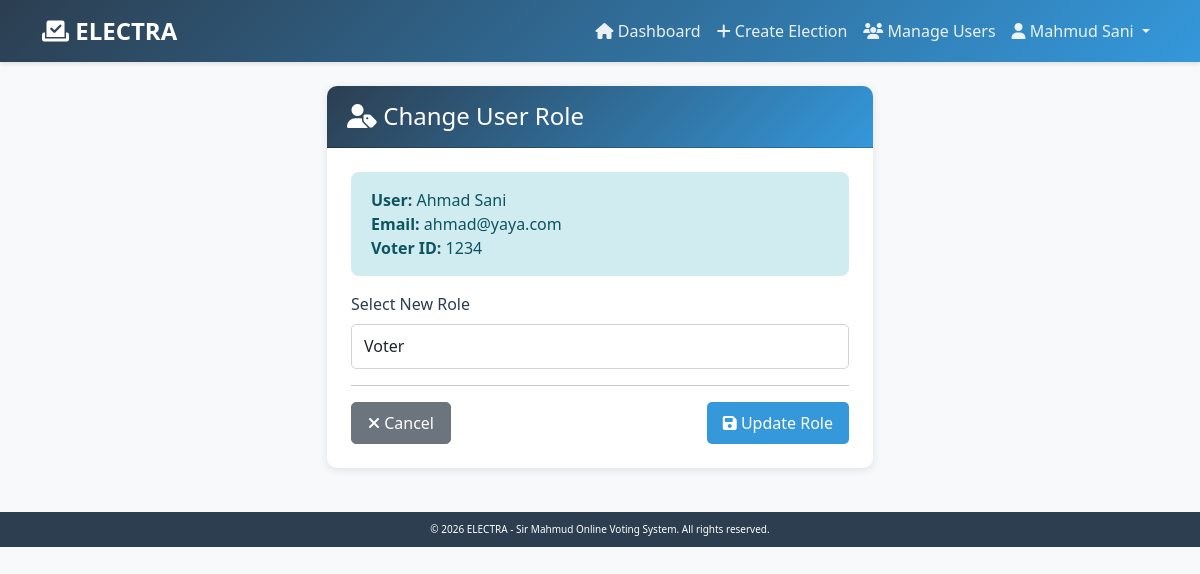
The page /super-admin/users/2/change-role/ (signed in) on the database its author committed.
### accounts/models.py (models this page shows, shortened)
class User(AbstractBaseUser, PermissionsMixin):
    ROLE_CHOICES = [
        ('voter', 'Voter'),
        ('admin', 'Admin'),
        ('super_admin', 'Super Admin'),
    ]
    email = models.EmailField(unique=True, max_length=255)
    voter_id = models.CharField(max_length=50, unique=True, db_index=True)
    first_name = models.CharField(max_length=100)
    last_name = models.CharField(max_length=100)
    role = models.CharField(max_length=20, choices=ROLE_CHOICES, default='voter')
    is_active = models.BooleanField(default=True)
    is_staff = models.BooleanField(default=False)
    date_joined = models.DateTimeField(auto_now_add=True)
    objects = UserManager()
    USERNAME_FIELD = 'email'
    REQUIRED_FIELDS = ['voter_id', 'first_name', 'last_name']
    class Meta:
        verbose_name = 'User'
        verbose_name_plural = 'Users'
        ordering = ['-date_joined']
    def get_full_name(self):
        return f"{self.first_name} {self.last_name}"
    def is_super_admin(self):
        return self.role == 'super_admin'

### voters/views.py (the view)
# urls.py: path('super-admin/users/<int:pk>/change-role/', views.change_user_role, name='change_user_role'),
@login_required
@super_admin_required
def change_user_role(request, pk):
    user = get_object_or_404(User, pk=pk)
    if request.method == 'POST':
        form = UserRoleForm(request.POST, instance=user)
        if form.is_valid():
            form.save()
            messages.success(
                request,
                f'Role updated for {user.get_full_name()}!'
            )
            return redirect('voters:manage_users')
    else:
        form = UserRoleForm(instance=user)
    return render(request, 'voters/change_user_role.html', {
        'form': form,
        'user_obj': user
    })

### accounts/forms.py
class UserRoleForm(forms.ModelForm):
    class Meta:
        model = User
        fields = ['role']
        widgets = {
            'role': forms.Select(attrs={'class': 'form-control'}),
        }

### templates/voters/change_user_role.html (shortened to what this page needs)
{% extends 'base.html' %}
{% block content %}
<div class="row justify-content-center">
    <div class="col-md-6">
        <div class="card">
            <div class="card-header">
                <h4 class="mb-0">
                    <i class="fas fa-user-tag"></i> Change User Role
                </h4>
            </div>
            <div class="card-body">
                <div class="alert alert-info">
                    <strong>User:</strong> {{ user_obj.get_full_name }}<br>
                    <strong>Email:</strong> {{ user_obj.email }}<br>
                    <strong>Voter ID:</strong> {{ user_obj.voter_id }}
                </div>
                <form method="post">
                    <div class="mb-3">
                        <label for="id_role" class="form-label">Select New Role</label>
                        {{ form.role }}
                    </div>
                    <hr>
                    <div class="d-flex justify-content-between">
                        <a href="{% url 'voters:manage_users' %}" class="btn btn-secondary">
                            <i class="fas fa-times"></i> Cancel
                        </a>
                        <button type="submit" class="btn btn-primary">
                            <i class="fas fa-save"></i> Update Role
                        </button>
                    </div>
                </form>
            </div>
        </div>
    </div>
</div>
{% endblock %}

### templates/base.html (shortened to what this page needs)
{% load static %}
<!DOCTYPE html>
<html lang="en">
<head>
    <link href="https://cdn.jsdelivr.net/npm/bootstrap@5.3.0/dist/css/bootstrap.min.css" rel="stylesheet">
    <link rel="stylesheet" href="https://cdnjs.cloudflare.com/ajax/libs/font-awesome/6.4.0/css/all.min.css">
    <link rel="stylesheet" href="{% static 'css/style.css' %}">
</head>
<body>
    <nav class="navbar navbar-expand-lg navbar-dark">
        <div class="container">
            <a class="navbar-brand" href="{% url 'home' %}">
                <i class="fas fa-vote-yea"></i> ELECTRA
            </a>
            <div class="collapse navbar-collapse" id="navbarNav">
                <ul class="navbar-nav ms-auto">
                    {% if user.is_authenticated %}
                        <li class="nav-item">
                            <a class="nav-link" href="{% url 'home' %}">
                                <i class="fas fa-home"></i> Dashboard
                            </a>
                        </li>
                        {% if user.is_super_admin %}
                        <li class="nav-item">
                            <a class="nav-link" href="{% url 'elections:create_election' %}">
                                <i class="fas fa-plus"></i> Create Election
                            </a>
                        </li>
                        <li class="nav-item">
                            <a class="nav-link" href="{% url 'voters:manage_users' %}">
                                <i class="fas fa-users"></i> Manage Users
                            </a>
                        </li>
                        {% endif %}
                        <li class="nav-item dropdown">
                            <a class="nav-link dropdown-toggle" href="#" id="navbarDropdown" role="button"
                               data-bs-toggle="dropdown" aria-expanded="false">
                                <i class="fas fa-user"></i> {{ user.get_full_name }}
                            </a>
                        </li>
                    {% endif %}
                </ul>
            </div>
        </div>
    </nav>
    <main class="container my-4">
        {% block content %}{% endblock %}
    </main>
    <footer class="footer mt-auto">
        <div class="container">
            <p class="mb-0">
                &copy; 2026 ELECTRA - Sir Mahmud Online Voting System. All rights reserved.
            </p>
        </div>
    </footer>
</body>
</html>

### static/css/style.css (style rules this page uses)
:root { --primary-color: #2c3e50; --secondary-color: #3498db; --success-color: #27ae60; --danger-color: #e74c3c; --warning-color: #f39c12; --info-color: #3498db; --light-bg: #f8f9fa; --white: #ffffff; --dark-text: #2c3e50; --muted-text: #6c757d; }
body { font-family: 'Segoe UI', Tahoma, Geneva, Verdana, sans-serif; background-color: var(--light-bg); color: var(--dark-text); }
.navbar { background: linear-gradient(135deg, var(--primary-color), var(--secondary-color)); box-shadow: 0 2px 4px rgba(0, 0, 0, 0.1); }
.navbar-brand { font-weight: 600; font-size: 1.5rem; color: var(--white) !important; }
.navbar-dark .navbar-nav .nav-link { color: rgba(255, 255, 255, 0.9); transition: color 0.3s ease; }
.card { border: none; border-radius: 10px; box-shadow: 0 2px 10px rgba(0, 0, 0, 0.1); margin-bottom: 20px; transition: transform 0.3s ease, box-shadow 0.3s ease; }
.card-header { background: linear-gradient(135deg, var(--primary-color), var(--secondary-color)); color: var(--white); border-radius: 10px 10px 0 0 !important; font-weight: 600; padding: 1rem 1.25rem; }
.card-body { padding: 1.5rem; }
.btn { border-radius: 5px; padding: 0.5rem 1rem; font-weight: 500; transition: all 0.3s ease; }
.btn-primary { background: var(--secondary-color); border: none; }
.form-control, .form-select { border-radius: 5px; border: 1px solid #ced4da; padding: 0.6rem 0.75rem; transition: border-color 0.3s ease, box-shadow 0.3s ease; }
.form-label { font-weight: 500; color: var(--primary-color); margin-bottom: 0.5rem; }
.alert { border-radius: 8px; border: none; padding: 1rem 1.25rem; }
.alert-info { background-color: #d1ecf1; color: #0c5460; }
.footer { margin-top: 20px; padding: 10px 0; background-color: var(--primary-color); color: var(--white); text-align: center; font-size: 10px; }
.footer p { margin: 0; }

### rows shown on the page
User: get_full_name "Mahmud Sani"
User: get_full_name "Ahmad Sani", email "ahmad@yaya.com", voter_id "1234", role "Voter"
